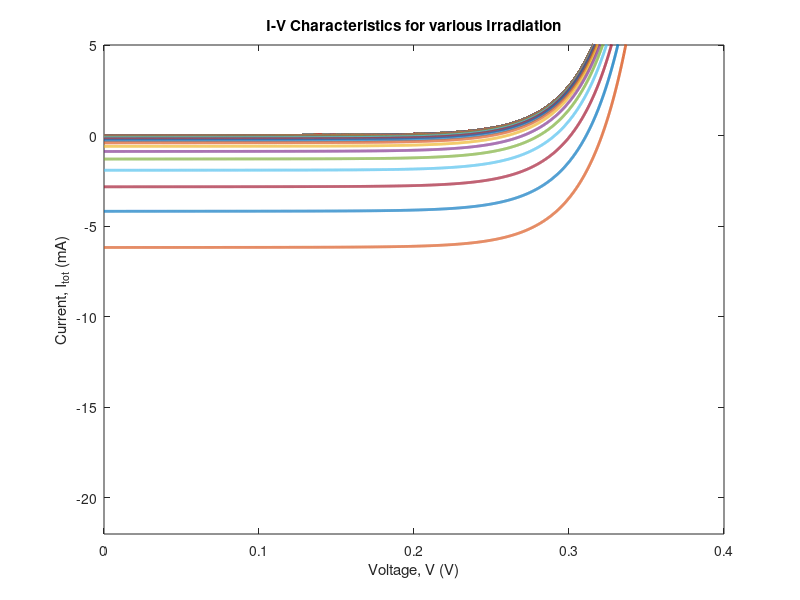
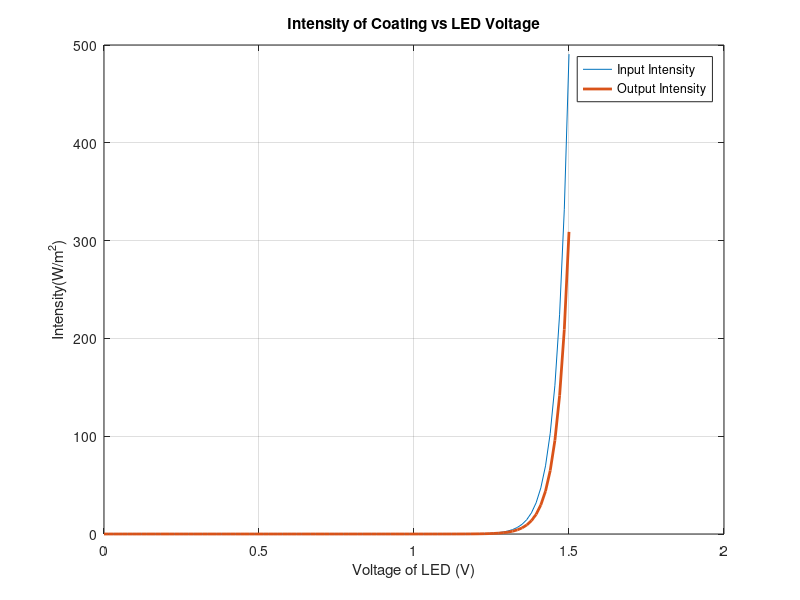
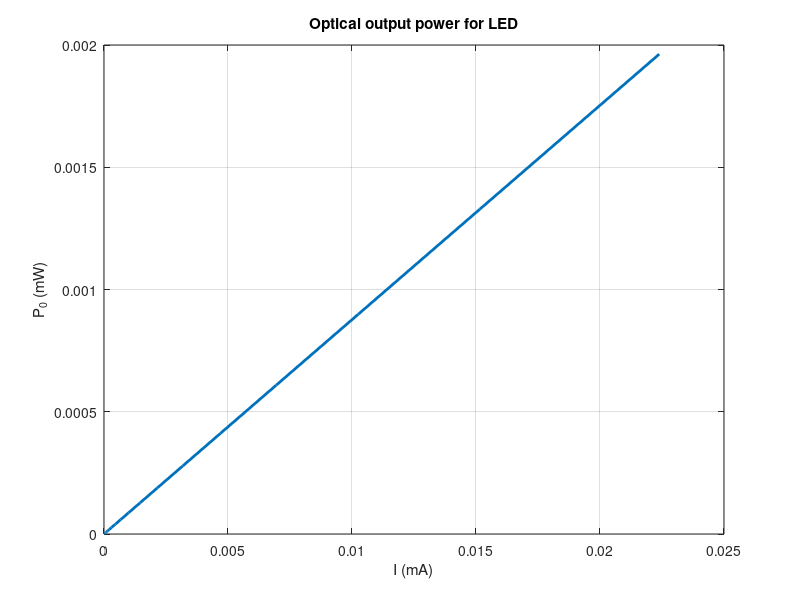
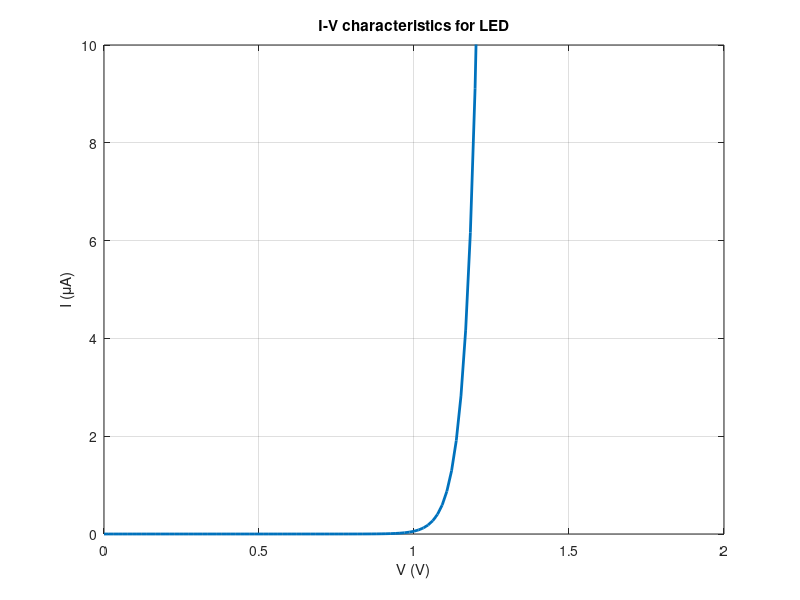

The MATLAB script that drew these images, in order: (Note: this script raises an error after producing the figures.)
clc; clearvars; close all;

%% IV and LI for LED


% Constants in SI unit
h     = 6.626e-34;
h_cut = h/(2*pi);
c     = 3e8;
k_B   = 1.38e-23;
T     = 300;
q     = 1.6e-19;
mo    = 9.1e-31;


%%
Nin = 0.99;
Nr = 0.98;
Ne = 0.04;
lamda0 = 550e-9;
nf = 1.5;

alpha = 6.4e3; %cm-1
R = 0.37;
A = 4/(1000*1000); %m^2
thickness = 1e-7; %cm

N0 = Nin*Nr*Ne;



%% Calculate I-V Characteristics
% Define voltage range for calculations
V = linspace(0,1.5,100);    % Voltage from 0 to 1.5


Is = 1e-18;    % Total saturation current (A)

% Calculate total current using diode equation
I = Is*exp(((q*V)./(nf*k_B*T))-1);    % Current (A)

figure(9)
% Plot I-V characteristics with current in microamps
plot(V,I/1e-6, "LineWidth",2);
xlabel('V (V)');
ylabel('I (\muA)');
title(sprintf('I-V characteristics for LED'));

% Set plot limits and add grid
ylim([0 10]);
grid on;

%% Output optical power (L) as a function of forward current (I)

L = N0*I*(h*c/lamda0)/q; %mW

figure(8)
plot(I,L, 'LineWidth',2);
xlabel('I (mA)');
ylabel('P_0 (mW)');
title(sprintf('Optical output power for LED'));
grid on;


%% Second Question

Intensity0 = L./A;
Intensity  = Intensity0 .*(1-R).*exp(-alpha.*thickness);
%basically Intensity = Irr
figure(7)
plot(V,Intensity0, V, Intensity, "LineWidth", 2);
xlabel("Voltage of LED (V)");
ylabel("Intensity(W/m^2)");
legend('Input Intensity', 'Output Intensity');
grid on
title("Intensity of Coating vs LED Voltage");

%% third question

e = 1.6e-19;        % Elementary charge (C)
T = 300;            % Operating temperature (K)
K = 10e-3/500;       % Conversion factor relating irradiance to photocurrent
Io = 25e-9;         % Dark saturation current (A) - represents recombination
Iph = K.*Intensity;        % Photogenerated current (A) - from incident light
kb = 1.38e-23;      % Boltzmann constant (J/K)
n = 1;              % Ideality factor - indicates dominant recombination mechanism
Rp = 20e3;
Irr = Intensity;
V = 0:0.0001:0.4;
%% I-V Characteristics

figure(1)
% Initialize arrays to store key parameters for each irradiance level
V_oc = zeros(1,length(Iph));     % Open circuit voltage
I_sc = zeros(1,length(Iph));     % Short circuit current
P_max = zeros(1,length(Iph));    % Maximum power
R_opt = zeros(1,length(Iph));    % Optimal load resistance
FF = zeros(1,length(Iph));       % Fill factor

for i = 1:length(Iph)

    I_total = -Iph(i) + Io.*(exp((e.*V)./(n.*kb*T))-1) + (V/Rp);
    P = (-I_total).*V;

    V_oc(i) = V(find(I_total<=0,1,'last'));
    I_sc(i) = Iph(i);
    P_max(i) = max(P);
     % Calculate optimal load resistance at maximum power point
    R_opt(i) = abs(V(P==P_max(i))/I_total(P==P_max(i)));

    FF(i) = P_max(i)/(V_oc(i)*I_sc(i));
    % Plot I-V curve for this irradiance
    plot(V,I_total*1e3,'linewidth',2);
    hold on;

end

xlabel('Voltage, V (V)');
ylabel('Current, I_{tot} (mA)');
title("I-V Characteristics for various Irradiation");
ylim([-22 5]);
legend(num2str(Irr(:))+ " Wm^{-2}","Location","best");
legend box off;

%% Voc vs n

figure(2)
plot(Irr,V_oc,'linewidth',2);

xlabel('Solar Irradiation, I (Wm^{-2})')
ylabel('Open Circuit Voltage, V_{oc} (V)')
% grid minor;
title("V_{oc} vs Solar Irradiation")


%% Isc vs n

figure(3)
plot(Irr,-I_sc*1e3,'linewidth',2);

xlabel('Solar Irradiation, I (Wm^{-2})')
ylabel('Short Circuit Current, I_{sc} (mA)')
% grid minor;
title("I_{sc} vs Solar Irradiation of Si Solar Cell")

%%

figure(4)
plot(Irr,P_max*1e3,'^-','linewidth',2);

xlabel('Solar Irradiation, I (Wm^{-2})')
ylabel('P_{max} (mW)')
% grid minor;
title("P_{max} vs Solar Irradiation of Si Solar Cell")

% % Calculate deviation of power from linearity
% p_new = zeros(1,length(Irr));
% for j = 1:length(Irr)
%     % Create arrays for interpolation
%     p_array = linspace(P_max(1),P_max(end),100001);
%     I_array = linspace(Irr(1),Irr(end),100001);
%     % Find interpolated power value
%     p_new(j) =  p_array(I_array==Irr(j));
% end
% % Calculate normalized deviation from linear behavior
% dev =  sqrt(sum(abs(p_new-P_max).^2));
% deviation = dev/(P_max(end)-P_max(1));
% fprintf("deviation = %.4f \n", deviation)

%%

figure(5)
plot(Irr,R_opt,'linewidth',2);
xlabel('Solar Irradiation, I (Wm^{-2})')
ylabel('Optimum R_{load} (\Omega)')
% grid minor;
title("R_{load} vs Solar Irradiance of Si Solar Cell")

%%
figure(6)
plot(Irr,FF,'linewidth',2);
xlabel('Solar Irradiation, I (Wm^{-2})')
ylabel('Fill Factor, FF)');
grid minor;
title("FF vs Solar Irradiance of Si Solar Cell")
